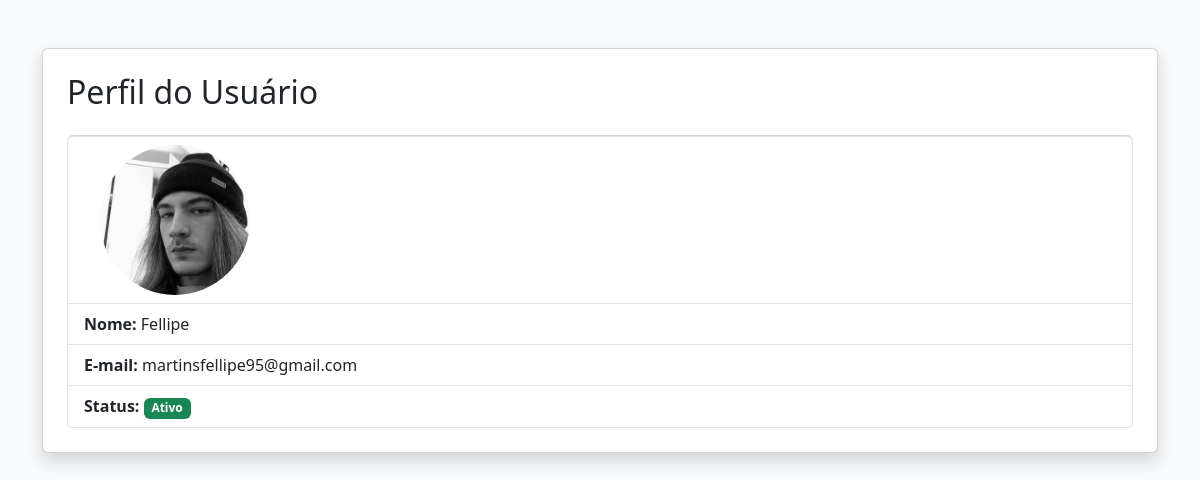
The page /User_Page/1/ (signed in) on the database its author committed.
### Users/models.py (models this page shows, shortened)
class User(models.Model):
    name = models.CharField(max_length=100)
    mail = models.CharField(max_length=100)
    picture = models.ImageField(null=True,blank=True, upload_to="imagens/")
    password = models.CharField(max_length=16)
    ativo = models.BooleanField(default=True)

### Users/models.py (the view)
    def wrapper(request, *args, **kwargs):
        if 'user_id' not in request.session:
            return redirect('Login')
        return view_func(request, *args, **kwargs)

### Users/models.py (called while the page is built)
def custom_login_required(view_func):
    def wrapper(request, *args, **kwargs):
        if 'user_id' not in request.session:
            return redirect('Login')
        return view_func(request, *args, **kwargs)
    return wrapper

### Users/views.py (called while the page is built)
@custom_login_required
def User_Page(request,Id):
    user = User.objects.get(id=Id)
    return render(request,"Users/User_Page.html",{"user":user})

### Users/templates/Users/User_Page.html (shortened to what this page needs)
{% load static %}
<!DOCTYPE html>
<html lang="pt-br">
<head>
    <link href="https://cdn.jsdelivr.net/npm/bootstrap@5.3.0/dist/css/bootstrap.min.css" rel="stylesheet">
</head>
<body class="bg-light">
<div class="container mt-5">
    <div class="card shadow p-4">
        <h2 class="mb-4">Perfil do Usuário</h2>
        <ul class="list-group">
            <li class="list-group-item">
                {% if user.picture %}
                <img src="{{ user.picture.url }}" alt="User" style="height: 150px;" class="rounded-circle ms-3">
                {% else %}
                    <img src="{% static 'images/default.png' %}" alt="User" style="height: 150px;" class="rounded-circle ms-3">
                {% endif %}
            </li>
            <li class="list-group-item"><strong>Nome:</strong> {{ user.name }}</li>
            <li class="list-group-item"><strong>E-mail:</strong> {{ user.mail }}</li>
            <li class="list-group-item"><strong>Status:</strong>
                {% if user.ativo %}
                    <span class="badge bg-success">Ativo</span>
                {% else %}
                    <span class="badge bg-secondary">Inativo</span>
                {% endif %}
            </li>
        </ul>
    </div>
</div>
</body>
</html>

### rows shown on the page
User: picture (picture), name "Fellipe", mail "martinsfellipe95@gmail.com"
